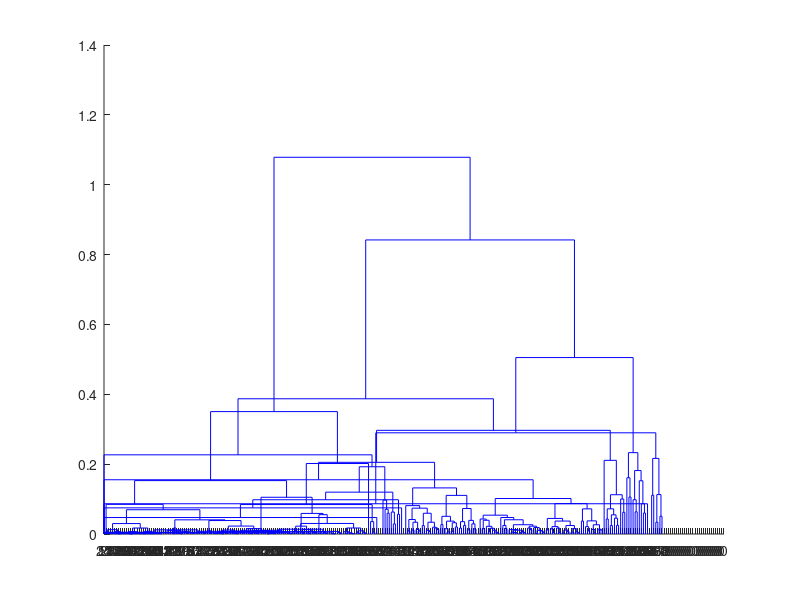

Write the MATLAB code that produced this figure. (Note: this script raises an error after producing the figure.)
%% Compute each latent state's PDF according to how many epochs were manually 
% labeled as Wakefulness, NREM, REM. This can be visualized with an RGB color shade.

load obsKeys.mat
load uniqueStates.mat

% computing the probability of each latent state to belong to each of the 3 sleep stages
latentStates = length(uniqueStates);
stageMat = zeros(latentStates,3);

for l=1:latentStates
    idx = find(obsKeys(:,1) == l);
    statePopulation = length(idx);
    
    length_wake = length(find(obsKeys(idx,4)==1));
    length_nrem = length(find(obsKeys(idx,4)==2));
    length_rem = length(find(obsKeys(idx,4)==3));
    
    stageMat(l,1) = length_wake;
    stageMat(l,2) = length_nrem;
    stageMat(l,3) = length_rem;
end

[status, msg, msgID] = mkdir('StageDistribution');
cd StageDistribution

save StageDistributionMat.mat stageMat

%% Plotting the heatmap to visualize latent state stage distribution
cdata = zeros(size(stageMat));
cdata = stageMat./sum(stageMat,2);

% Method re-organizing a matrix according to linkage.
aux_linkage = linkage(cdata,'average');
[~,T] = dendrogram(aux_linkage,0);


heatmap(cdata(T,:));
colormap 'turbo'

